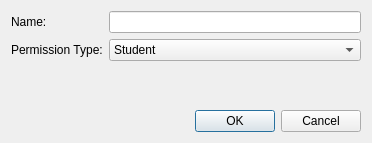
<?xml version="1.0" encoding="UTF-8"?>
<ui version="4.0">
 <class>Dialog</class>
 <widget class="QDialog" name="Dialog">
  <property name="geometry">
   <rect>
    <x>0</x>
    <y>0</y>
    <width>372</width>
    <height>143</height>
   </rect>
  </property>
  <property name="windowTitle">
   <string>Create New Group</string>
  </property>
  <layout class="QVBoxLayout" name="verticalLayout">
   <item>
    <layout class="QFormLayout" name="formLayout">
     <item row="0" column="0">
      <widget class="QLabel" name="label">
       <property name="text">
        <string>Name:</string>
       </property>
      </widget>
     </item>
     <item row="0" column="1">
      <widget class="QLineEdit" name="groupName"/>
     </item>
     <item row="1" column="0">
      <widget class="QLabel" name="label_2">
       <property name="text">
        <string>Permission Type:</string>
       </property>
      </widget>
     </item>
     <item row="1" column="1">
      <widget class="QComboBox" name="permissionType">
       <item>
        <property name="text">
         <string>Student</string>
        </property>
       </item>
       <item>
        <property name="text">
         <string>Advisor</string>
        </property>
       </item>
       <item>
        <property name="text">
         <string>Admin</string>
        </property>
       </item>
      </widget>
     </item>
    </layout>
   </item>
   <item>
    <widget class="QDialogButtonBox" name="buttonBox">
     <property name="orientation">
      <enum>Qt::Horizontal</enum>
     </property>
     <property name="standardButtons">
      <set>QDialogButtonBox::Cancel|QDialogButtonBox::Ok</set>
     </property>
    </widget>
   </item>
  </layout>
 </widget>
 <resources/>
 <connections>
  <connection>
   <sender>buttonBox</sender>
   <signal>accepted()</signal>
   <receiver>Dialog</receiver>
   <slot>accept()</slot>
   <hints>
    <hint type="sourcelabel">
     <x>248</x>
     <y>254</y>
    </hint>
    <hint type="destinationlabel">
     <x>157</x>
     <y>274</y>
    </hint>
   </hints>
  </connection>
  <connection>
   <sender>buttonBox</sender>
   <signal>rejected()</signal>
   <receiver>Dialog</receiver>
   <slot>reject()</slot>
   <hints>
    <hint type="sourcelabel">
     <x>316</x>
     <y>260</y>
    </hint>
    <hint type="destinationlabel">
     <x>286</x>
     <y>274</y>
    </hint>
   </hints>
  </connection>
 </connections>
</ui>
